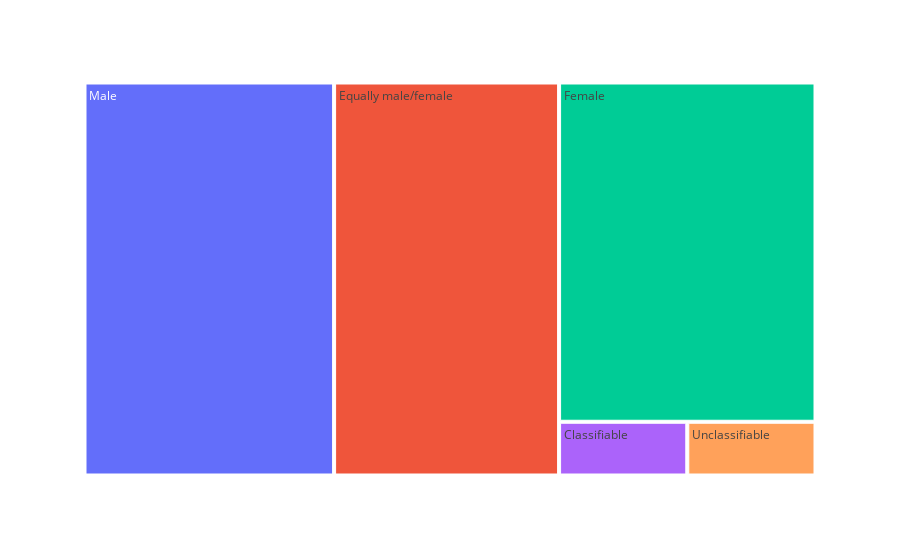

The notebook cell saved with this chart:
### Code cell
#Tree map on SEX_LABEL
#### male and female proportion on business in USA(exclude total from values)
import plotly.express as px
# count the number of value in the SEX_LABEL column, excluding the "Total" value
grouped_df = yb_df2[yb_df2['Meaning of Sex code (SEX_LABEL)'] != 'Total']['Meaning of Sex code (SEX_LABEL)'].value_counts().reset_index(name='Count')
grouped_df.rename(columns={'index': 'Sex'}, inplace=True)

# create treemap with the grouped data
fig = px.treemap(grouped_df, path=['Sex'], values='Count')

# show the plot
fig.show()

### Figure 1 — Plotly figure (JSON) as saved in the notebook; plotly's stock layout.template omitted (floating-point values rounded to 4 significant figures)
{"data": [{"branchvalues": "total", "domain": {"x": [0, 1], "y": [0, 1]}, "hovertemplate": "labels=%{label}<br>Count=%{value}<br>parent=%{parent}<br>id=%{id}<extra></extra>", "ids": ["Classifiable", "Equally male/female", "Female", "Male", "Unclassifiable"], "labels": ["Classifiable", "Equally male/female", "Female", "Male", "Unclassifiable"], "name": "", "parents": ["", "", "", "", ""], "type": "treemap", "values": [126, 1617, 1591, 1794, 126]}], "layout": {"legend": {"tracegroupgap": 0}, "margin": {"t": 60}}}
